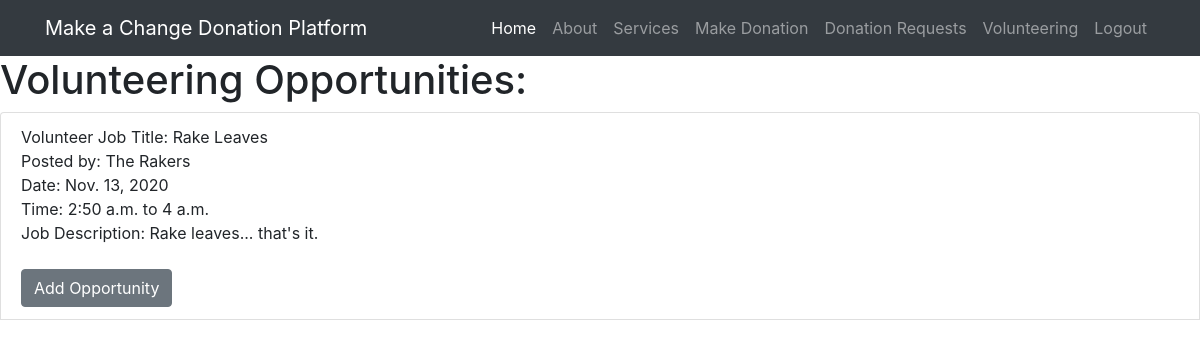
Before: /volunteer-list/ with the older database file.
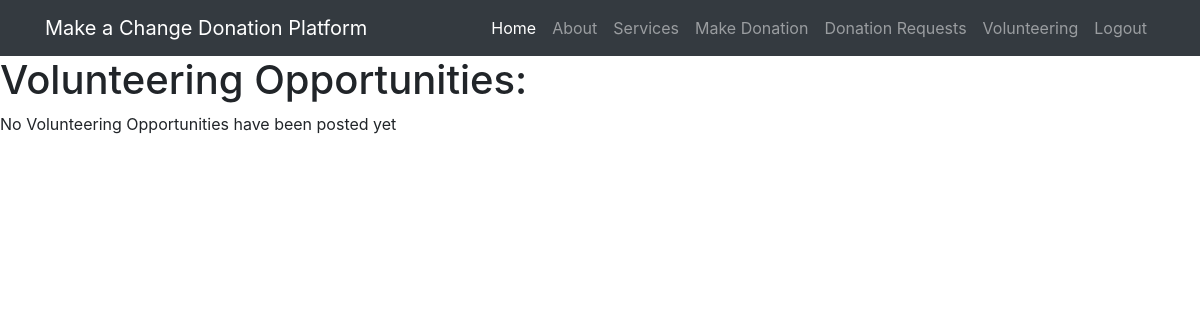
After: the same page with the newer database file.
### donations/models.py (models this page shows, shortened)
class VolunteerPost(models.Model):
    title = models.TextField(default = "", max_length=50)
    name = models.TextField(default = "", max_length=50)
    date = models.DateField(default = datetime.date.today)
    start_time = models.TimeField(default = timezone.now)
    end_time = models.TimeField(default = timezone.now)
    description = models.TextField(default = "")
    user = models.ForeignKey(User, on_delete=models.CASCADE, null=True)

### donations/views.py (the view)
# urls.py: path('volunteer-list/', views.VolunteerListView.as_view(), name='volunteer-list'),
class VolunteerListView(generic.ListView):
    template_name = 'donations/volunteer_list.html'
    context_object_name = 'volunteer_opportunities'
    def get_queryset(self):
        return VolunteerPost.objects.filter(
            date__gte=timezone.now(),
        )

### donations/templates/donations/volunteer_list.html (shortened to what this page needs)
{% extends 'donations/base.html' %}
{% block content %}
<html>
    <body>
        <h1>Volunteering Opportunities:</h1>
        {% if volunteer_opportunities %}
          <ul class='list-group'>
          {% for opportunity in volunteer_opportunities %}
            <li class='list-group-item'>
              Volunteer Job Title: {{ opportunity.title }}
              <br>
              Posted by: {{ opportunity.name }}<br>
              Date: {{ opportunity.date }}<br>
              Time: {{ opportunity.start_time }} to {{ opportunity.end_time }}<br>
              Job Description: {{ opportunity.description }}
              <br><br>
              <button class="btn btn-secondary"> Add Opportunity</button>
            </li><br>
          {% endfor %}
          </ul>
        {% else %}
          <p>No Volunteering Opportunities have been posted yet</p>
        {% endif %}
    </body>
</html>
{% endblock %}

### donations/templates/donations/base.html (shortened to what this page needs)
<!DOCTYPE html>
<html lang="en">
<head>
  <link rel="stylesheet" href="https://stackpath.bootstrapcdn.com/bootstrap/4.5.2/css/bootstrap.min.css">
</head>
<body>
  <nav class="navbar navbar-expand-lg navbar-dark bg-dark static-top">
    <div class="container">
      <a class="navbar-brand" href="#">Make a Change Donation Platform</a>
      <div class="collapse navbar-collapse" id="navbarResponsive">
        <ul class="navbar-nav ml-auto">
          <li class="nav-item active">
            <a class="nav-link" href="/">Home
            </a>
          </li>
          <li class="nav-item">
            <a class="nav-link" href="#">About</a>
          </li>
          <li class="nav-item">
            <a class="nav-link" href="#">Services</a>
          </li>
          <li class="nav-item">
            <a class="nav-link" href="/makedonation">Make Donation</a>
          </li>
          <li class="nav-item">
            <a class="nav-link" href="/donationlist">Donation Requests</a>
          </li>
          <li class="nav-item">
            <a class="nav-link" href="/volunteer-list">Volunteering</a>
          </li>
          <li class="nav-item">
            <a class="nav-link" href="/logout">Logout</a>
          </li>
        </ul>
      </div>
    </div>
  </nav>
{% block content %}
{% endblock %}
</body>
</html>

Changed rows visible on the page:
removed VolunteerPost: title "Rake Leaves", name "The Rakers", date "Nov. 13, 2020", start_time "2:50 a.m.", end_time "4 a.m.", description "Rake leaves... that's it."
Other visible differences:
text now shown: "No Volunteering Opportunities have been posted yet"
